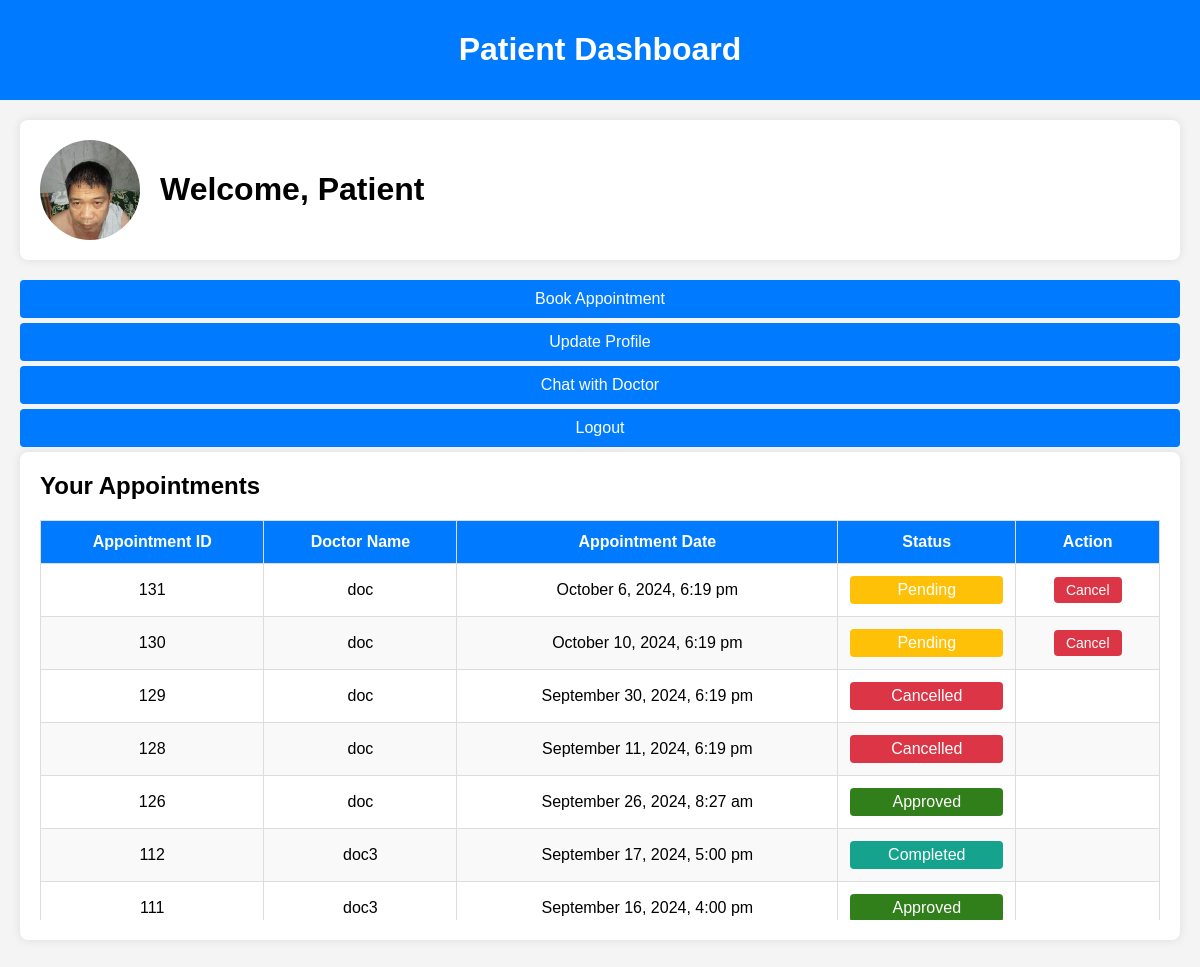
Page /user/patient_dashboard.php (signed in) on the earlier database version.
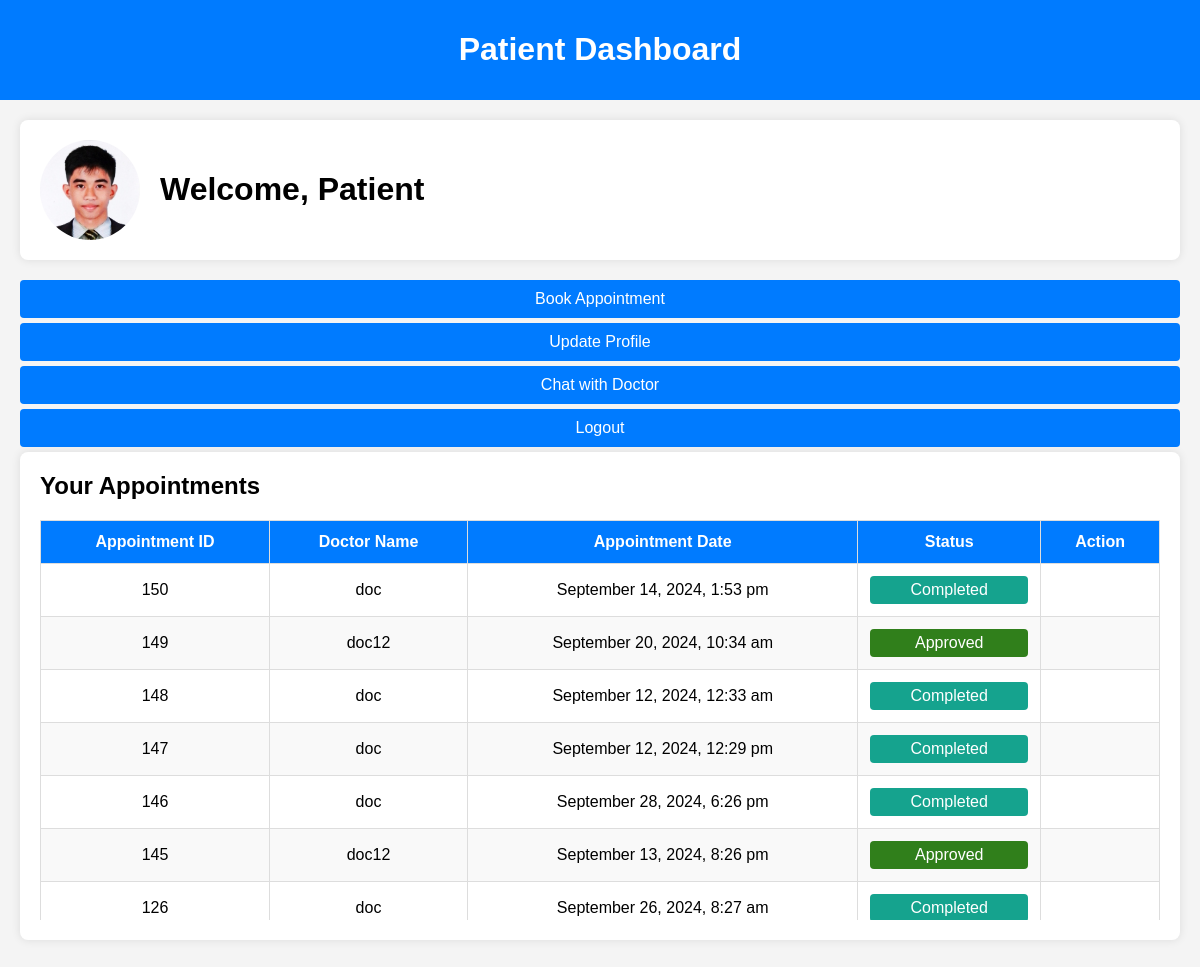
Same page on the later database version.
### tables this page shows
CREATE TABLE `users` (
  `id` int(11) NOT NULL,
  `name` varchar(255) NOT NULL,
  `email` varchar(255) NOT NULL,
  `email_verified` tinyint(1) DEFAULT 0,
  `password` varchar(255) NOT NULL,
  `user_type` enum('admin','doctor','patient') NOT NULL,
  `created_at` timestamp NOT NULL DEFAULT current_timestamp(),
  `updated_at` timestamp NOT NULL DEFAULT current_timestamp() ON UPDATE current_timestamp(),
  `image` varchar(255) DEFAULT 'default_images/default.jpg'
);

CREATE TABLE `appointments` (
  `id` int(11) NOT NULL,
  `patient_id` int(11) NOT NULL,
  `doctor_id` int(11) NOT NULL,
  `appointment_date` datetime NOT NULL,
  `status` enum('Pending','Completed','Cancelled','Approved') DEFAULT 'Pending',
  `created_at` timestamp NOT NULL DEFAULT current_timestamp(),
  `updated_at` timestamp NOT NULL DEFAULT current_timestamp() ON UPDATE current_timestamp(),
  `patient_name` varchar(255) DEFAULT NULL,
  `doctor_name` varchar(255) DEFAULT NULL
);

CREATE TABLE `doctors` (
  `id` int(11) NOT NULL,
  `user_id` int(11) NOT NULL,
  `specialization` varchar(255) DEFAULT NULL,
  `availability_schedule` text DEFAULT NULL,
  `created_at` timestamp NOT NULL DEFAULT current_timestamp(),
  `updated_at` timestamp NOT NULL DEFAULT current_timestamp() ON UPDATE current_timestamp(),
  `name` varchar(255) DEFAULT NULL
);

### user/patient_dashboard.php (the view, shortened to what this page needs)
<?php
include '../db.php';
$patient_id = $_SESSION['user_id'];
$stmt = $pdo->prepare("SELECT image FROM users WHERE id = ?");
$stmt->execute([$patient_id]);
$patient = $stmt->fetch();
$profile_image = !empty($patient['image']) ? $patient['image'] : 'default.jpg';
$stmt = $pdo->prepare("
    SELECT a.id AS appointment_id, d.name AS doctor_name, a.appointment_date, a.status
    FROM appointments a
    JOIN doctors d ON a.doctor_id = d.id
    JOIN patients p ON a.patient_id = p.id
    WHERE p.user_id = ?
    ORDER BY a.id DESC
");
$stmt->execute([$patient_id]);
$appointments = $stmt->fetchAll();
?>
<!DOCTYPE html>
<html lang="en">
<head>
</head>
<body>
<div class="navbar">
    <h1>Patient Dashboard</h1>
</div>
<div class="container">
    <div class="profile-card">
        <img src="../uploads/<?php echo htmlspecialchars($profile_image); ?>" alt="Profile Image">
        <div>
            <h1>Welcome, Patient</h1>
        </div>
    </div>
    <div class="dashboard-links">
        <a href="book_appointment.php">Book Appointment</a>
        <a href="update_profile.php">Update Profile</a>
        <a href="chat_doctor.php">Chat with Doctor</a>
        <a href="../logout.php">Logout</a>
    </div>
    <div class="card">
        <h2>Your Appointments</h2>
        <div class="table-wrapper">
            <table>
                <thead>
                    <tr>
                        <th>Appointment ID</th>
                        <th>Doctor Name</th>
                        <th>Appointment Date</th>
                        <th>Status</th>
                        <th class="action-column">Action</th>
                    </tr>
                </thead>
                <tbody>
                    <?php if (!empty($appointments)): ?>
                        <?php foreach ($appointments as $appointment): ?>
                            <tr>
                                <td><?php echo htmlspecialchars($appointment['appointment_id']); ?></td>
                                <td><?php echo htmlspecialchars($appointment['doctor_name']); ?></td>
                                <td><?php echo htmlspecialchars(date('F j, Y, g:i a', strtotime($appointment['appointment_date']))); ?></td>
                                <td><span class="status <?php echo htmlspecialchars($appointment['status']); ?>"><?php echo htmlspecialchars($appointment['status']); ?></span></td>
                                <td class="action-column">
                                    <?php if ($appointment['status'] === 'Pending'): ?>
                                        <button class="action-button cancel-btn" data-id="<?php echo htmlspecialchars($appointment['appointment_id']); ?>">Cancel</button>
                                    <?php endif; ?>
                                </td>
                            </tr>
                        <?php endforeach; ?>
                    <?php else: ?>
                        <tr>
                            <td colspan="5" style="text-align: center;">No appointments found.</td>
                        </tr>
                    <?php endif; ?>
                </tbody>
            </table>
        </div>
    </div>
</div>
</body>
</html>

Differences in the rows shown:
removed appointments: id "131", doctor.name "doc", appointment_date "October 6, 2024, 6:19 pm", status "Pending"
removed appointments: id "130", doctor.name "doc", appointment_date "October 10, 2024, 6:19 pm", status "Pending"
removed appointments: id "129", doctor.name "doc", appointment_date "September 30, 2024, 6:19 pm", status "Cancelled"
removed appointments: id "128", doctor.name "doc", appointment_date "September 11, 2024, 6:19 pm", status "Cancelled"
no longer on this page (row unchanged): appointments: id "112", doctor.name "doc3", appointment_date "September 17, 2024, 5:00 pm", status "Completed"
no longer on this page (row unchanged): appointments: id "111", doctor.name "doc3", appointment_date "September 16, 2024, 4:00 pm", status "Approved"
changed users: image: a different picture
added appointments: id "150", doctor.name "doc", appointment_date "September 14, 2024, 1:53 pm", status "Completed"
added appointments: id "149", doctor.name "doc12", appointment_date "September 20, 2024, 10:34 am", status "Approved"
added appointments: id "148", doctor.name "doc", appointment_date "September 12, 2024, 12:33 am", status "Completed"
added appointments: id "147", doctor.name "doc", appointment_date "September 12, 2024, 12:29 pm", status "Completed"
added appointments: id "146", doctor.name "doc", appointment_date "September 28, 2024, 6:26 pm", status "Completed"
added appointments: id "145", doctor.name "doc12", appointment_date "September 13, 2024, 8:26 pm", status "Approved"
changed appointments "September 26, 2024, 8:27 am": status "Approved" → "Completed"
